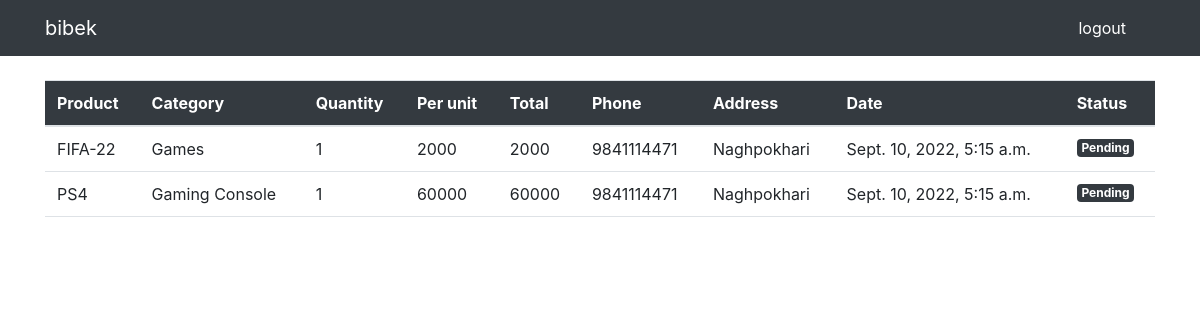
Page /customerorder/ (signed in) on the committed database.
### app/models.py (models this page shows, shortened)
class CustomerOrder(models.Model):
    customer = models.ForeignKey(User, on_delete=models.CASCADE)
    product = models.ForeignKey(Products, on_delete=models.CASCADE)
    order_quantity = models.PositiveIntegerField()
    date = models.DateTimeField(auto_now=True)
    address = models.CharField(max_length=50, default="", blank=True)
    phone = models.CharField(max_length=20, default="", blank=True)
    status = models.BooleanField(default=False)
    total_price = models.IntegerField(default=0)
    def order_price(self):
        return self.order_quantity * self.product.price

class Products(models.Model):
    category = models.ForeignKey(Category, on_delete=models.CASCADE, null=True, blank=True)
    image = models.ImageField(default = "",upload_to = 'Product')
    name = models.CharField(max_length=100, null=True, blank=True)
    price = models.IntegerField()
    description = models.TextField()
    class Meta:
        verbose_name_plural = 'Products'

class Category(models.Model):
    name = models.CharField(max_length=100)
    def __str__(self):
        return self.name

### app/views.py (the view)
# urls.py: path('customerorder/', views.customer_orders, name='customer_order'),
def customer_orders(request):
    orders = CustomerOrder.objects.filter(customer=request.user).all()
    context = {
        'orders': orders
    }
    return render(request, 'customer_orders.html', context)

### app/templates/customer_orders.html (shortened to what this page needs)
{% extends 'customerbase.html' %}
{% block content %}
<link rel="stylesheet" href="https://cdn.jsdelivr.net/npm/bootstrap@4.6.1/dist/css/bootstrap.min.css">
<div class="container">
    <div class="row my-4">
        <div class="col-md-12">
            <table class="table bg-white">
                <thead class="bg-dark">
                    <tr class="text-white">
                        <th scope="col">Product</th>
                        <th scope="col">Category</th>
                        <th scope="col">Quantity</th>
                        <th scope="col">Per unit</th>
                        <th scope="col">Total</th>
                        <th scope="col">Phone</th>
                        <th scope="col">Address</th>
                        <th scope="col">Date</th>
                        <th scope="col">Status</th>
                    </tr>
                </thead>
                <tbody>
                    {% for items in orders %}
                        {% if items.address %}
                    <tr>
                        <td>{{ items.product.name }}</td>
                        <td>{{ items.product.category }}</td>
                        <td>{{ items.order_quantity }} </td>
                            <td>{{ items.product.price }}</td>
                        <td>{{ items.order_price }}</td>
                        <td>{{ items.phone }}</td>
                        <td>{{ items.address }}</td>
                        <td>{{ items.date }}</td>
                        {% if items.status %}
                        <td><small class="badge bg-dark">Completed</small></td>
                        {% else %}
                        <td><small class="badge bg-dark">Pending</small></td>
                        {% endif %}
                        {% endif %}
                    </tr>
                    {% endfor %}
                  </tbody>
            </table>
        </div>
    </div>
</div>
{% endblock %}

### app/templates/customerbase.html (shortened to what this page needs)
{% load static %}
<html>
    <head>
        <link rel="stylesheet" href="{% static 'css/bootstrap.min.css' %}"/>
    </head>
    <body>
        <nav class="navbar navbar-expand-lg navbar-dark bg-dark">
            <div class="container">
                <a class="navbar-brand" href="/products/">{{user.username}}</a>
                <div class="collapse navbar-collapse" id="navbarNavDropdown">
                    <ul class="navbar-nav mx-auto">
                        <li class="nav-item">
                            <a class="nav-link active" href="#"></a>
                        </li>
                     </ul>
                      {% if request.user.is_authenticated %}
                      <button type="button" class="btn btn-white me-3">
                       <a class="text-white" href="/signout">logout</a></button>
                      {% endif %}
                      </div>
                    </div>
        </nav>
        {% block content %}
        {% endblock %}
    </body>
</html>

### rows in the picture
CustomerOrder: product.name "FIFA-22", product.category "Games", order_quantity "1", product.price "2000", order_price "2000", phone "9841114471", address "Naghpokhari", date "Sept. 10, 2022, 5:15 a.m.", status "Pending"
CustomerOrder: product.name "PS4", product.category "Gaming Console", order_quantity "1", product.price "60000", order_price "60000", phone "9841114471", address "Naghpokhari", date "Sept. 10, 2022, 5:15 a.m.", status "Pending"

### other values in the picture
{{ user.username }} "bibek"
